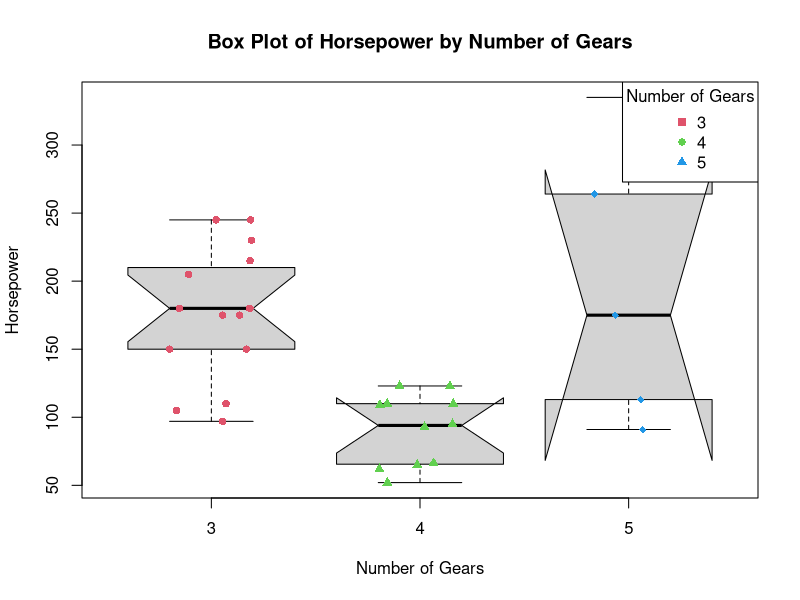

Generate this figure with R:
# Load the mtcars dataset
data(mtcars)

# Convert gear to a factor
mtcars$gear <- as.factor(mtcars$gear)

# Create the box plot
boxplot(mtcars$hp ~ mtcars$gear,
        xlab = "Number of Gears",
        ylab = "Horsepower",
        main = "Box Plot of Horsepower by Number of Gears",
        col = "lightgray",    
        border = "black",      
        notch = TRUE)          

# Add points for each gear group
points(jitter(as.numeric(mtcars$gear)), mtcars$hp,
       pch = as.numeric(mtcars$gear) + 15, 
       col = as.numeric(mtcars$gear) + 1)  

# Add a legend
legend("topright", legend = levels(mtcars$gear), 
       pch = 15:17, col = 2:4, 
       title = "Number of Gears")

# Identify and label outliers
outliers <- boxplot(mtcars$hp ~ mtcars$gear, plot = FALSE)$out
for (i in seq_along(outliers)) {
  text(x = which(mtcars$hp == outliers[i]), y = outliers[i], 
       labels = rownames(mtcars)[mtcars$hp == outliers[i]], 
       pos = 4, col = "red", cex = 0.7)
}
